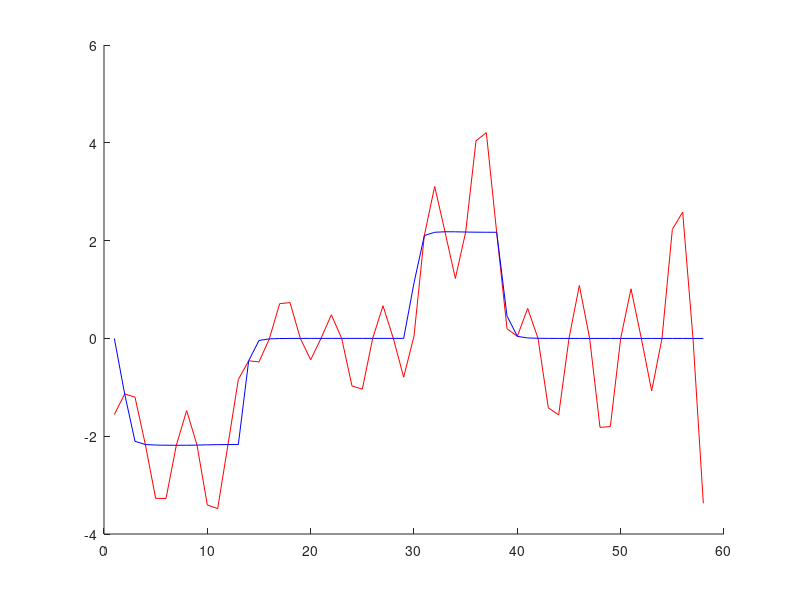
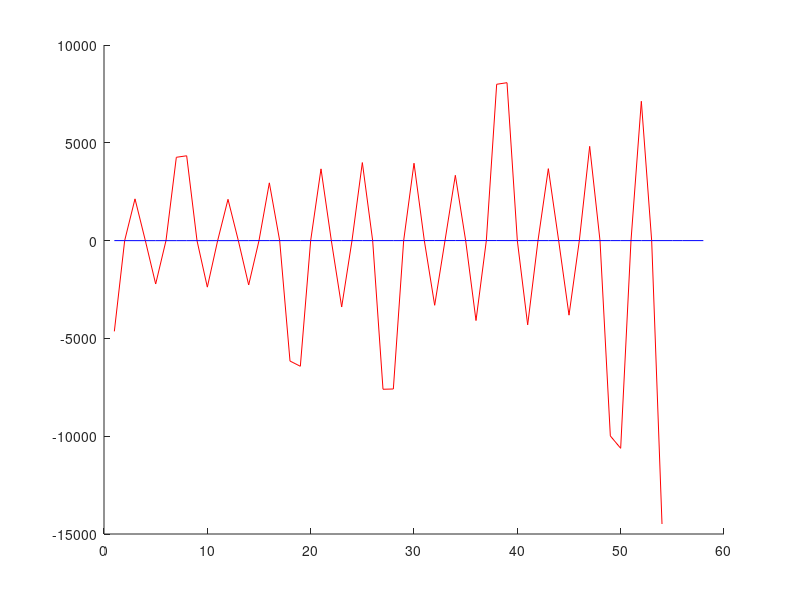
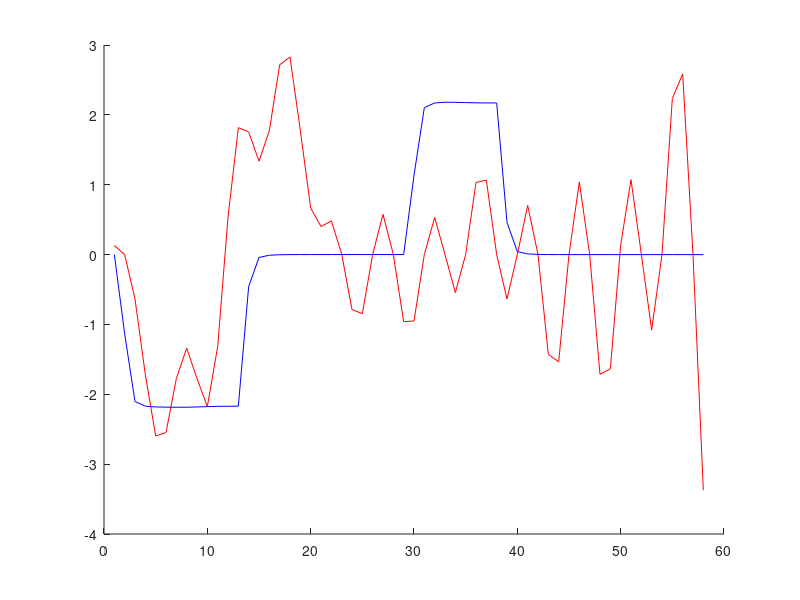
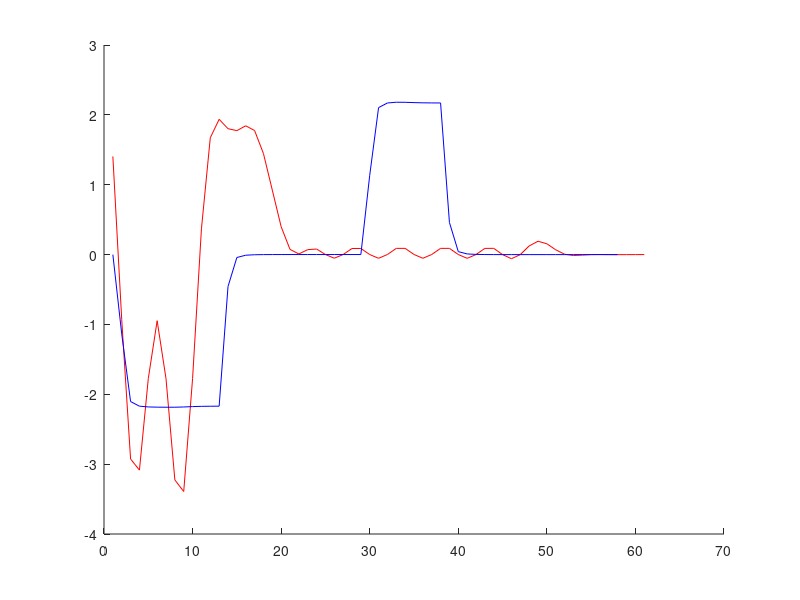

The MATLAB script that drew these images, in order:
close all
clear all
clc

% data = csvread('dataset.csv');
% 
% i = data(:,1);
% output = data(:,2);
% target = data(:,3);
% 
% % figure('name','data')
% % hold on
% % plot(output,'r')%target trajectory
% % plot(target,'b')%learnt trajectory
% 
% kernels = csvread('datasetKernels.csv');
% 
% figure('name','kernels')
% hold on
% plot(kernels','r')%kernels
% 
% lefthip = csvread('runbot_lefthip_output.log');
% righthip = csvread('runbot_righthip_output.log');
% leftknee = csvread('runbot_leftknee_output.log');
% rightknee = csvread('runbot_rightknee_output.log');
% 
% figure('name','lefthip')
% hold on
% plot(lefthip);
% 
% figure('name','righthip')
% hold on
% plot(righthip);
% 
% figure('name','leftknee')
% hold on
% plot(leftknee);
% 
% figure('name','rightknee')
% hold on
% plot(rightknee);
% 
% lefthipOut = lefthip(:,1082:1139);
% righthipOut = righthip(:,1250:1303);
% leftkneeOut = leftknee(:,1331:1388);
% rightkneeOut = rightknee(:,1590:1650);
% 
% csvwrite('runbot_lefthip_cycle', lefthipOut);
% csvwrite('runbot_righthip_cycle', righthipOut);
% csvwrite('runbot_leftknee_cycle', leftkneeOut);
% csvwrite('runbot_rightknee_cycle', rightkneeOut);



lefthip_output_target = csvread('lefthip_target-output.csv');
righthip_output_target = csvread('righthip_target-output.csv');
leftknee_output_target = csvread('leftknee_target-output.csv');
rightknee_output_target = csvread('rightknee_target-output.csv');

lefthip_output = lefthip_output_target(:,2);
righthip_output = righthip_output_target(:,2);
leftknee_output = leftknee_output_target(:,2);
rightknee_output = rightknee_output_target(:,2);
lefthip_target = lefthip_output_target(:,3);
righthip_target = lefthip_output_target(:,3);
leftknee_target = lefthip_output_target(:,3);
rightknee_target = lefthip_output_target(:,3);

figure('name','lefthip_output_target')
hold on
plot(lefthip_output, 'r');
plot(lefthip_target, 'b');

figure('name','righthip_output_target')
hold on
plot(righthip_output, 'r');
plot(righthip_target, 'b');

figure('name','leftknee_output_target')
hold on
plot(leftknee_output, 'r');
plot(leftknee_target, 'b');

figure('name','rightknee_output_target')
hold on
plot(rightknee_output, 'r');
plot(rightknee_target, 'b');